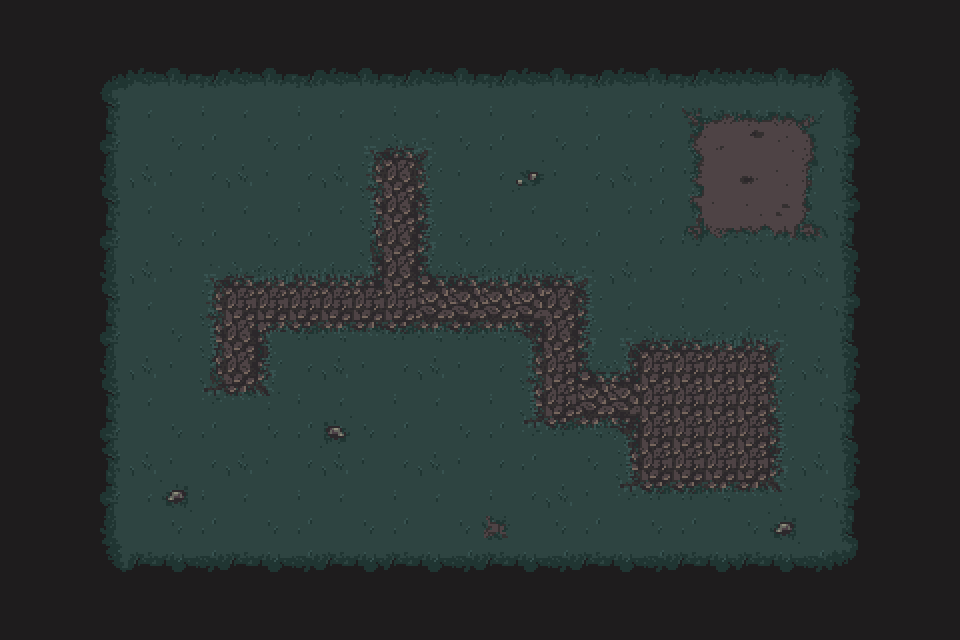

A 2D game scene composited from a Tiled map and its tileset images. What follows is a short description and the map's XML, with each tile layer's data collapsed to a summary:
An orthogonal 30x20 tile map with 32x32 px tiles, 1 tile layer (world_1), 1 hidden layer not drawn, 2 tilesets and 12 objects (5x grave, 3x civilian, 2x knight, player, levelchanger).

<map version="1.0" orientation="orthogonal" renderorder="right-down" width="30" height="20" tilewidth="32" tileheight="32" nextobjectid="13">
 <properties>
  <property name="background_color" value="#898989" />
 </properties>
 <tileset firstgid="1" name="map_normal_1" tilewidth="32" tileheight="32">
  <image source="world_1_1.png" width="1024" height="1024" />
 </tileset>
 <tileset firstgid="1025" name="metatiles" tilewidth="32" tileheight="32">
  <image source="collision_tiles.png" width="160" height="32" />
  <tile id="0">
   <properties>
    <property name="type" value="solid" />
   </properties>
  </tile>
  <tile id="1">
   <properties>
    <property name="type" value="lslope" />
   </properties>
  </tile>
  <tile id="2">
   <properties>
    <property name="type" value="rslope" />
   </properties>
  </tile>
  <tile id="3">
   <properties>
    <property name="type" value="platform" />
   </properties>
  </tile>
  <tile id="4">
   <properties>
    <property name="type" value="breakable" />
   </properties>
  </tile>
 </tileset>
 <layer name="world_1" width="30" height="20">
  <data>[600 cells, 600 non-empty, 86 distinct tile ids]</data>
 </layer>
 <layer name="collision" width="30" height="20" visible="0" opacity="0.13">
  <data>[600 cells, 76 non-empty, 1 distinct tile ids]</data>
 </layer>
 <objectgroup name="entities">
  <object id="1" name="player" x="385" y="289" width="32" height="32" />
  <object id="2" name="knight" x="705" y="354" width="32" height="32" />
  <object id="3" name="knight" x="704" y="449" width="32" height="32" />
  <object id="4" name="grave" x="225" y="194" width="32" height="32" />
  <object id="5" name="grave" x="161" y="127" width="32" height="32" />
  <object id="6" name="grave" x="286" y="123" width="32" height="32" />
  <object id="7" name="civilian" x="606" y="192" width="32" height="32" />
  <object id="8" name="civilian" x="254" y="447" width="32" height="32" />
  <object id="9" name="civilian" x="319" y="445" width="32" height="32" />
  <object id="10" name="levelchanger" x="690" y="112" width="128" height="128">
   <properties>
    <property name="toLevel" value="level2" />
   </properties>
  </object>
  <object id="11" name="grave" x="439" y="195" width="32" height="32" />
  <object id="12" name="grave" x="386" y="373" width="32" height="32" />
 </objectgroup>
</map>
